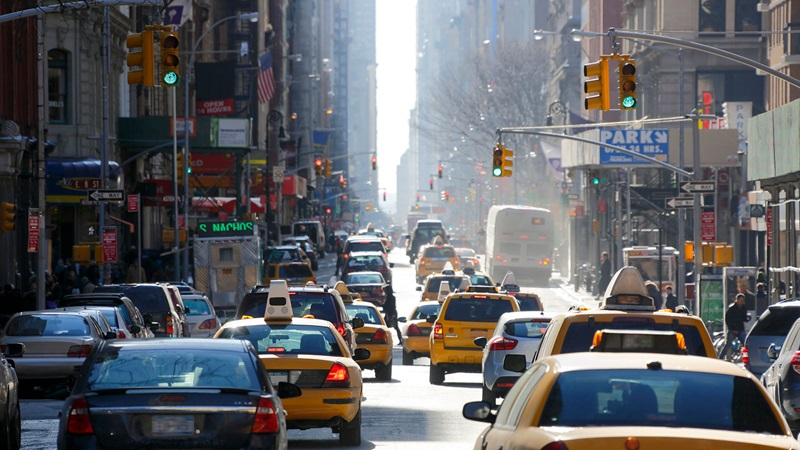
#> input picture image.jpg, 800 x 450 px
$ python ColourDetection.py
#> lines starting #> are read from the running program, lines starting #| are printed output that depends on the picture; after the words box and inside, x2 and y2 are one past the last pixel; in counts of white or black regions, pixels touching at a corner belong together
import cv2
import numpy as np

# Loading the image
image = cv2.imread('image.jpg')
#> image is the input picture: shape (450, 800, 3); mean B, G, R 104, 100, 98.9

# Converting the image to HSV color space
hsv = cv2.cvtColor(image, cv2.COLOR_BGR2HSV)
#> hsv: shape (450, 800, 3); mean H, S, V 84.1, 67.7, 113.4

# Defining the range of red color
lower_red = np.array([0, 120, 70])
upper_red = np.array([10, 255, 255])
mask_red = cv2.inRange(hsv, lower_red, upper_red)
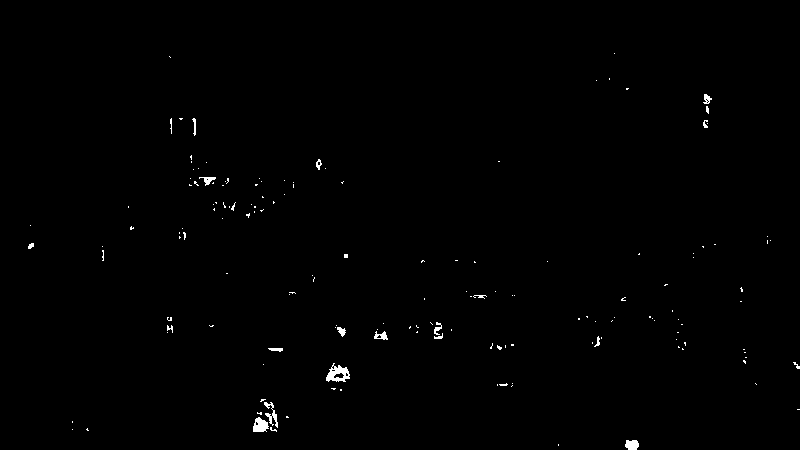
#> mask_red: shape (450, 800); 0.51% white; 156 white regions (136 under 20 px), largest, box (x1, y1, x2, y2) and area: (326, 363, 350, 382) 251, (253, 417, 269, 432) 170, (264, 402, 278, 428) 131

# Defining the range of blue color
lower_blue = np.array([100, 120, 70])
upper_blue = np.array([124, 255, 255])
mask_blue = cv2.inRange(hsv, lower_blue, upper_blue)
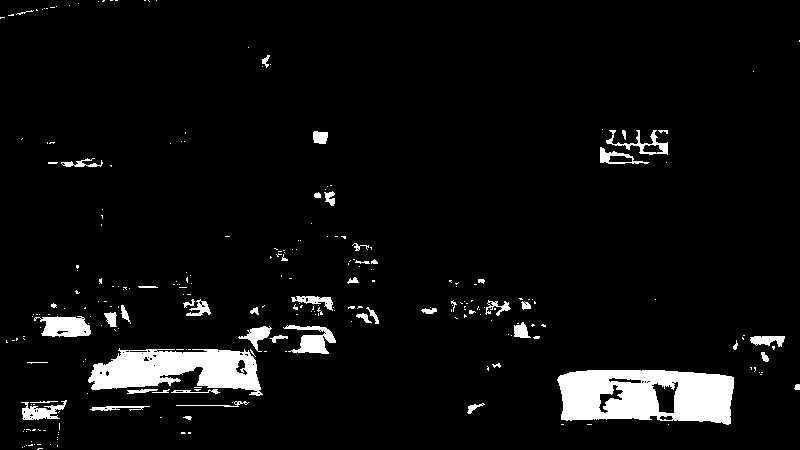
#> mask_blue: shape (450, 800); 5.5% white; 259 white regions (207 under 20 px), largest, box (x1, y1, x2, y2) and area: (557, 370, 734, 425) 7516, (88, 348, 263, 396) 5248, (34, 316, 91, 337) 853

# Defining the range of green color
lower_green = np.array([40, 40, 40])
upper_green = np.array([70, 255, 255])
mask_green = cv2.inRange(hsv, lower_green, upper_green)
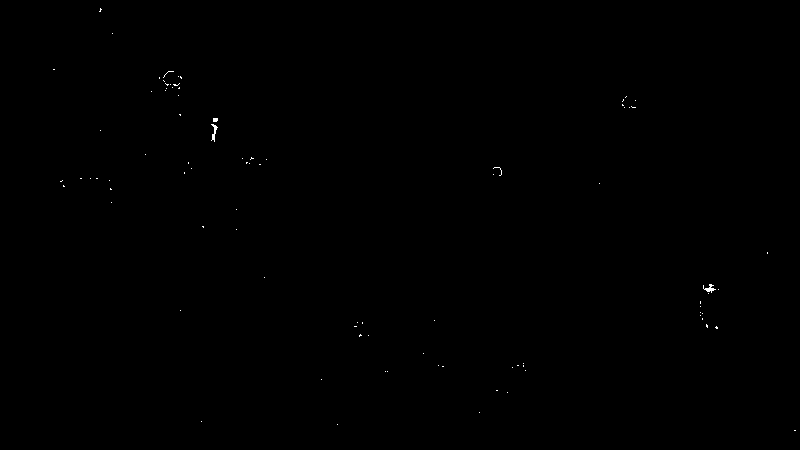
#> mask_green: shape (450, 800); 0.09% white in thin lines or dots, all inside (x1, y1, x2, y2) = (53, 8, 796, 431)

# Defining the range of yellow color
lower_yellow = np.array([20, 100, 100])
upper_yellow = np.array([30, 255, 255])
mask_yellow = cv2.inRange(hsv, lower_yellow, upper_yellow)
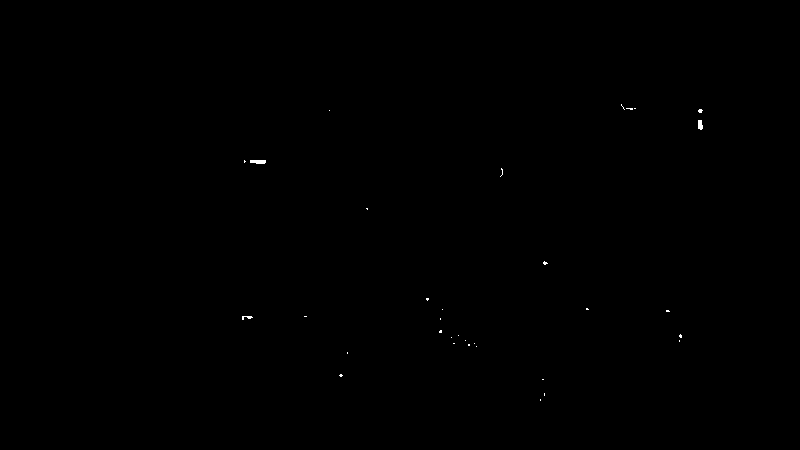
#> mask_yellow: shape (450, 800); 0.07% white; 33 white regions (30 under 20 px), largest, box (x1, y1, x2, y2) and area: (250, 160, 266, 164) 57, (698, 120, 703, 130) 42, (242, 316, 253, 320) 25

# Applying the mask to the original image using a bitwise AND operator to extract the parts of the image that correspond to each color range
result_red = cv2.bitwise_and(image, image, mask=mask_red)
result_blue = cv2.bitwise_and(image, image, mask=mask_blue)
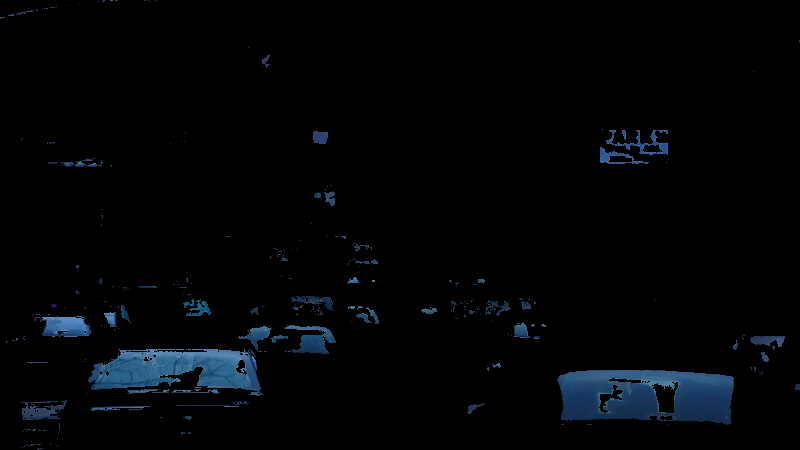
#> result_blue: shape (450, 800, 3); mean B, G, R 6.4, 4.4, 2.4
result_green = cv2.bitwise_and(image, image, mask=mask_green)
result_yellow = cv2.bitwise_and(image, image, mask=mask_yellow)

# Displaying the original image and the results for each color in separate windows
cv2.imshow('Original Image', image)
cv2.imshow('Red', result_red)
cv2.imshow('Blue', result_blue)
cv2.imshow('Green', result_green)
cv2.imshow('Yellow', result_yellow)

cv2.waitKey(0) # Pressing 0 will close all windows
cv2.destroyAllWindows()
